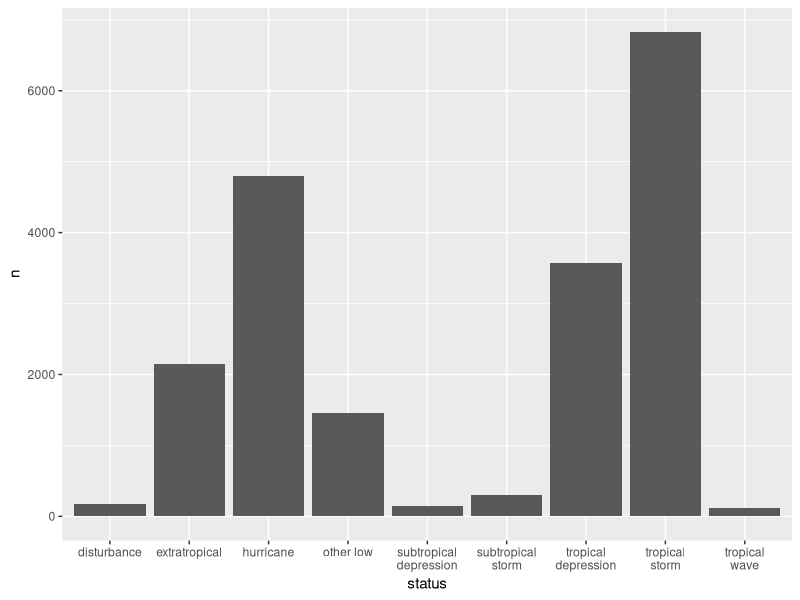

This chart was generated by the following R code:
# packages ----------------------------------------------------------------

library(tidyverse)


# description -------------------------------------------------------------

# use label_wrap_gen() to automatically wrap long axis labels
# way better than flipping axes or other methods

# example -----------------------------------------------------------------


storms %>% 
  count(status) %>% 
  ggplot(aes(x = status, y = n)) +
  geom_col() +
  scale_x_discrete(label = label_wrap_gen(10))
